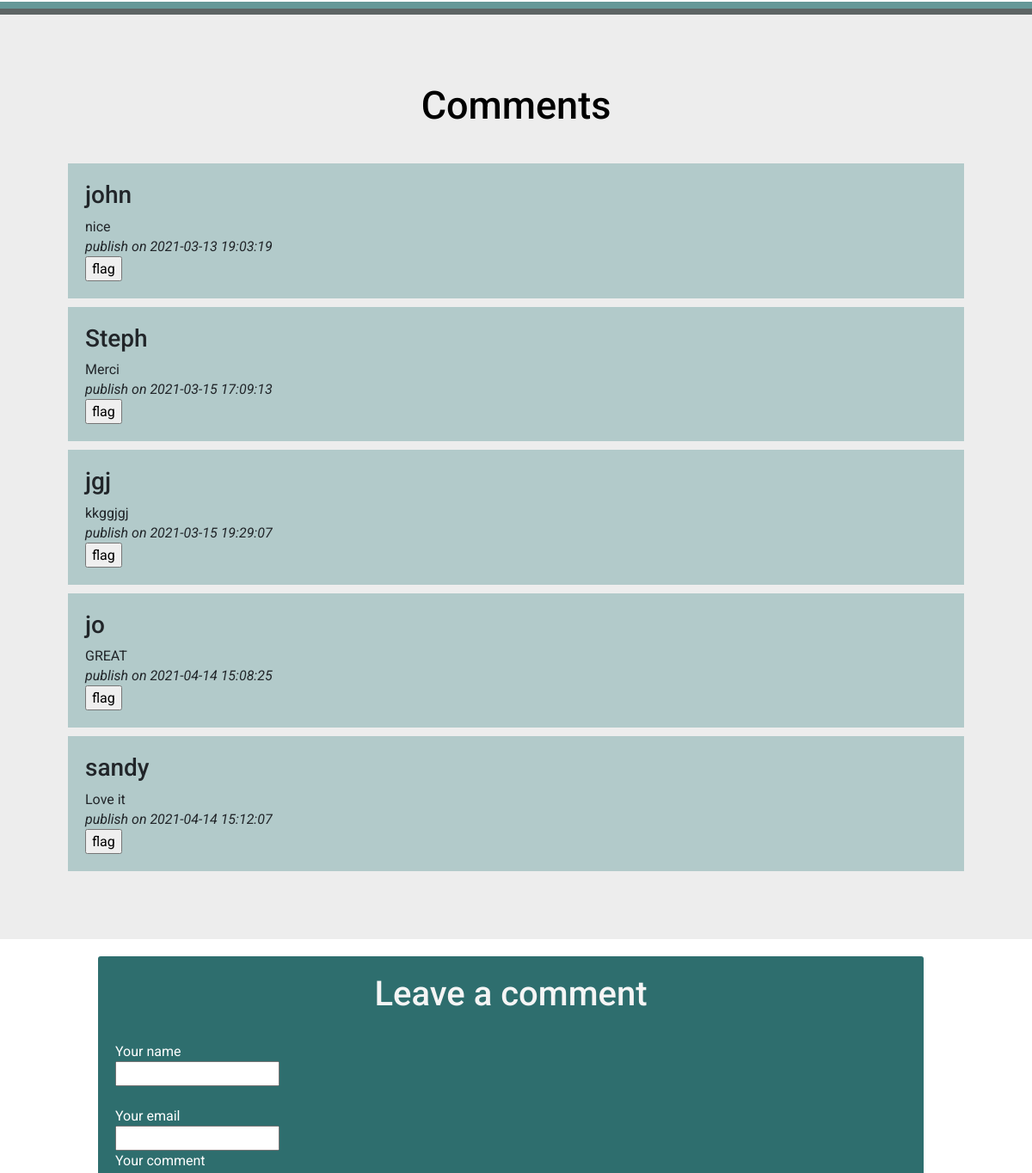
Page /index.php?action=chapter&id=3 (middle part) on the earlier database version.
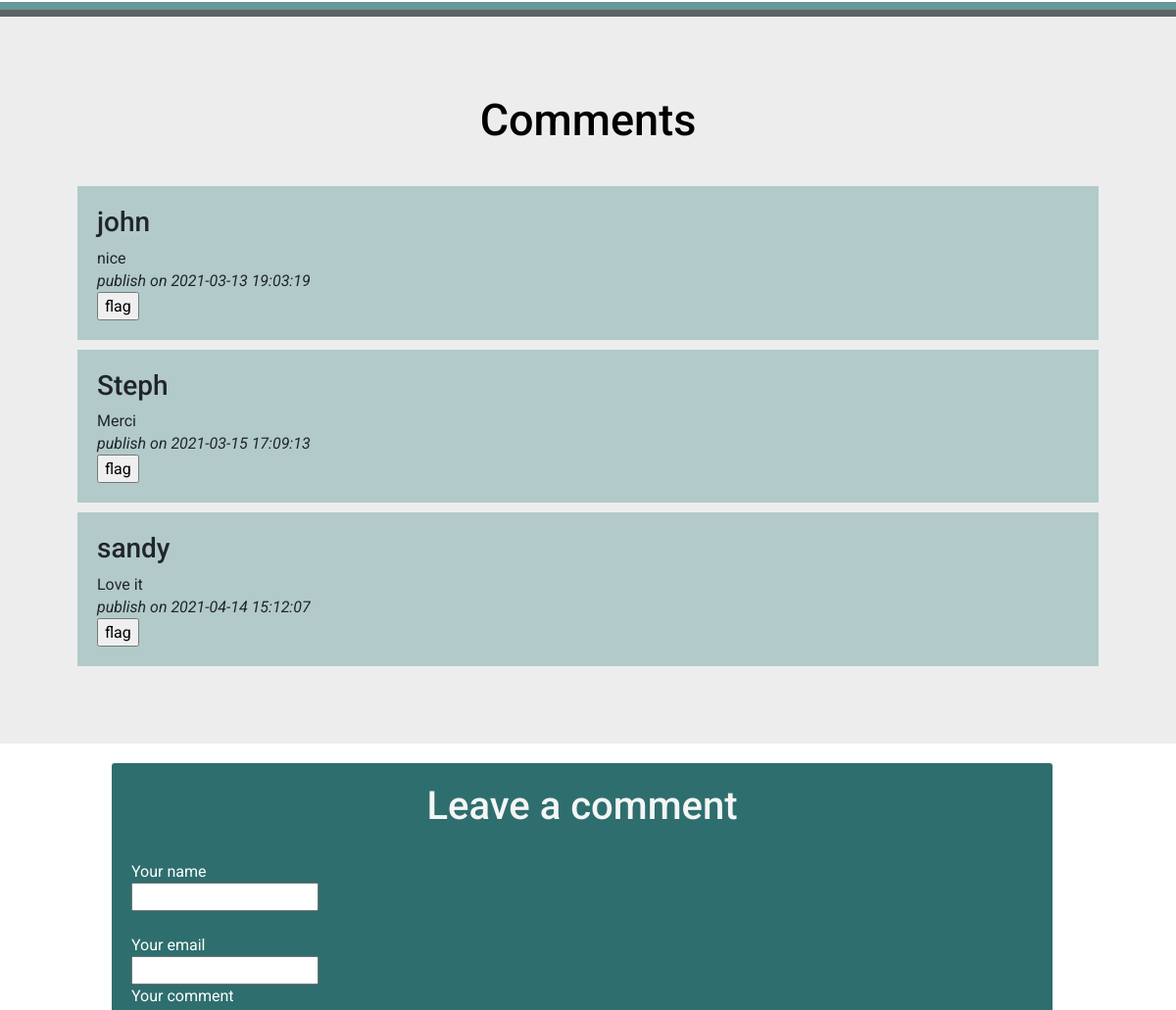
Same page on the later database version.
### tables this page shows
CREATE TABLE `comment` (
  `id` int(11) NOT NULL,
  `parent_id` int(11) DEFAULT NULL,
  `chapter_id` int(11) NOT NULL,
  `comment` text NOT NULL,
  `comment_date` datetime NOT NULL,
  `author` text NOT NULL,
  `to_validate` tinyint(1) NOT NULL DEFAULT '1',
  `flag` tinyint(1) NOT NULL DEFAULT '0',
  `validated` tinyint(1) NOT NULL DEFAULT '1',
  `email` text NOT NULL
);

### controllers/frontend/controller.php (called while the page is built, shortened)
<?php
require('models/frontend/contactManager.php');
require('models/frontend/commentManager.php');
function chapter($id)
{
    $commentManagerFrontend = new CommentManagerFrontend();
    $chapterComments = $commentManagerFrontend->getCommentsForChapter($id);
    require('views/frontend/chapter.php');
}
?>

### models/frontend/commentManager.php (called while the page is built, shortened)
<?php
class commentManagerFrontend
{
    public function getCommentsForChapter($chapter_id) {
        global $db;
        $sql = $db->prepare('SELECT * FROM comment WHERE chapter_id = ?');
        $sql->execute(array($chapter_id));
        $comments = $sql->fetchall();
        return $comments;
    }
}
?>

### views/frontend/commentList.php (the view, shortened to what this page needs)
<?php foreach ($chapterComments as $comment) { ?>
    <div class="comment_content">
        <h3><?php echo $comment['author'] ?></h3>
        <?php echo $comment['comment'] ?><br>
        <i> publish on
            <?php echo $comment['comment_date'] ?></i>
        <br>
        <form action="index.php?action=flagComment" method="post" class="flagform">
            <input type="submit" value="flag" />
        </form>
    </div>
<?php } ?>

Differences in the rows shown:
removed comment: author "jgj", comment "kkggjgj", comment_date "2021-03-15 19:29:07"
removed comment: author "jo", comment "GREAT", comment_date "2021-04-14 15:08:25"
